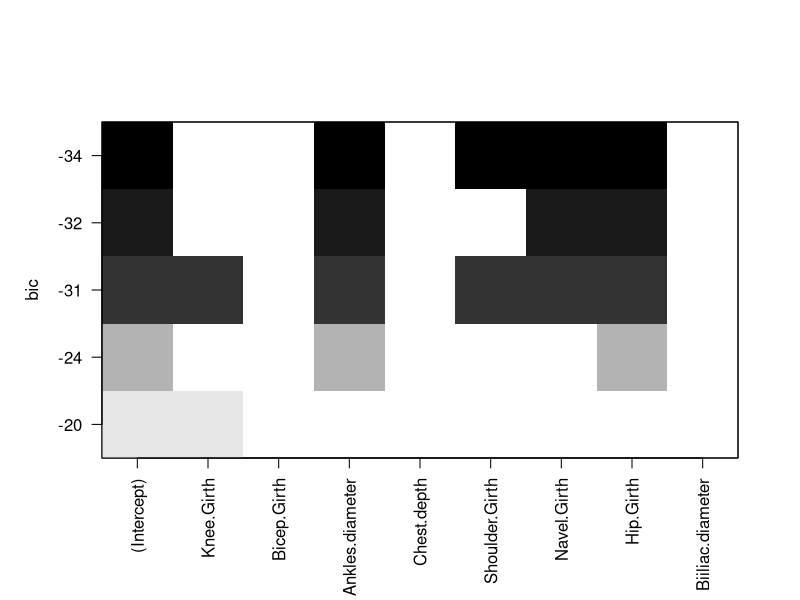

This chart was generated by the following R code:
library(tidyverse)

################################################################################
# Se pide construir un modelo de regresión lineal múltiple para predecir la
# variable respuesta, de acuerdo con las siguientes instrucciones:
# 1. Definir la semilla a utilizar, que corresponde a los últimos cuatro dígitos
#    del RUN (sin considerar el dígito verificador) del integrante de menor edad
#    del equipo.
# 2. Seleccionar una muestra de 50 mujeres (si la semilla es un número par) o 50
#    hombres (si la semilla es impar).
# 3. Seleccionar de forma aleatoria ocho posibles variables predictoras.
# 4. Seleccionar, de las otras variables, una que el equipo considere que podría
#    ser útil para predecir los diámetros de las rodillas (Knees.diameter),
#    justificando bien esta selección.
# 5. Usando el entorno R, construir un modelo de regresión lineal simple con el
#    predictor seleccionado en el paso anterior.
# 6. Usando herramientas para la exploración de modelos del entorno R, buscar
#    entre dos y cinco predictores de entre las variables seleccionadas al azar
#    en el punto 3, para agregar al modelo de regresión lineal simple obtenido
#    en el paso 5.
# 7. Evaluar los modelos y “arreglarlos” en caso de que tengan algún problema
#    con las condiciones que deben cumplir.
# 8. Evaluar el poder predictivo del modelo en datos no utilizados para
#    construirlo (o utilizando validación cruzada).
################################################################################

# Fijar carpeta de trabajo.
setwd("D:/dropbox/Inferencia/Ejercicios prácticos 1-2022/EP13")
# Fijar semilla.
set.seed(1111)

# Cargar datos.
datos <- read.csv2("EP13 Datos.csv")

# Obtener muestra.
datos <- datos %>% filter(Gender == 1)
datos[["Gender"]] <- NULL
datos <- sample_n(datos, 50, replace = FALSE)

# Separar variable de respuesta.
respuesta <- datos[["Knees.diameter"]]
datos[["Knees.diameter"]] <- NULL

# Seleccionar 8 variables predictoras al azar y construir matriz de datos para
# RLM.
variables <- colnames(datos)
predictores <- sample(variables, 8, replace = FALSE)
cat("Predictores seleccionados al azar:\n")
print(predictores)
datos.rlm <- datos %>% select(predictores)
datos.rlm <- cbind(respuesta, datos.rlm)

# Los predictores seleccionados al azar para el modelo de regresión lineal
# múltiple son: Knee.Girth, Bicep.Girth, Ankles.diameter, Chest.depth,
# Shoulder.Girth, Navel.Girth, Hip.Girth, Biiliac.diameter.

# Evaluar correlación de las variables restantes con la respuesta.
datos <- datos %>% select(!predictores)
cat("\nMatriz de correlación:\n")
correlacion <- cor(datos, y = respuesta)
cat("\nMatriz de correlación:\n")
print(correlacion)

# El mejor predictor para un modelo de RLS es aquella variable con mayor
# correlación (directa o inversa) con la variable de respuesta. Armar conjunto
# de datos para RLS.
mejor <- which(correlacion == max(abs(correlacion)))
predictor <- rownames(correlacion)[mejor]
datos.rls <- datos %>% select(mejor)
datos.rls <- cbind(respuesta, datos.rls)

cat("\nVariable más correlacionada con el diámetro de las rodillas:",
    predictor, "\n\n\n\n")



################################################################################
# RLS
################################################################################

cat("-----------------------------------------------------------------------\n")
cat("Regresión lineal simple\n")
cat("-----------------------------------------------------------------------\n")

# Ajustar modelo de regresión lineal simple usando validación cruzada de 10
# pliegues.
library(caret)

rls <- train (respuesta ~ Thigh.Girth, data = datos.rls, method = "lm",
              trControl = trainControl(method = "cv", number = 10))

cat("\nModelo de regresión lineal simple\n")
print(summary(rls))

# Evaluar modelo.
# Obtener residuos y estadísticas de influencia de los casos.
eval.rls <- data.frame(predicted.probabilities = fitted(rls[["finalModel"]]))
eval.rls[["standardized.residuals"]] <- rstandard(rls[["finalModel"]])
eval.rls[["studentized.residuals"]] <-rstudent(rls[["finalModel"]])
eval.rls[["cooks.distance"]] <- cooks.distance(rls[["finalModel"]])
eval.rls[["dfbeta"]] <- dfbeta(rls[["finalModel"]])
eval.rls[["dffit"]] <- dffits(rls[["finalModel"]])
eval.rls[["leverage"]] <- hatvalues(rls[["finalModel"]])
eval.rls[["covariance.ratios"]] <- covratio(rls[["finalModel"]])

cat("Influencia de los casos:\n")

# 95% de los residuos estandarizados deberían estar entre −1.96 y +1.96, y 99%
# entre -2.58 y +2.58.
sospechosos1 <- which(abs(eval.rls[["standardized.residuals"]]) > 1.96)
cat("- Residuos estandarizados fuera del 95% esperado: ")
print(sospechosos1)

# Observaciones con distancia de Cook mayor a uno.
sospechosos2 <- which(eval.rls[["cooks.distance"]] > 1)
cat("- Residuos con distancia de Cook mayor que 1: ")
print(sospechosos2)

# Observaciones con apalancamiento superior al doble del apalancamiento
# promedio: (k + 1)/n.
apalancamiento.promedio <- ncol(datos.rls) / nrow(datos.rls)
sospechosos3 <- which(eval.rls[["leverage"]] > 2 * apalancamiento.promedio)

cat("- Residuos con apalancamiento fuera de rango (promedio = ",
    apalancamiento.promedio, "): ", sep = "")

print(sospechosos3)

# DFBeta debería ser < 1.
sospechosos4 <- which(apply(eval.rls[["dfbeta"]] >= 1, 1, any))
names(sospechosos4) <- NULL
cat("- Residuos con DFBeta mayor que 1: ")
print(sospechosos4)

# Finalmente, los casos no deberían desviarse significativamente
# de los límites recomendados para la razón de covarianza:
# CVRi > 1 + [3(k + 1)/n]
# CVRi < 1 – [3(k + 1)/n]
CVRi.lower <- 1 - 3 * apalancamiento.promedio
CVRi.upper <- 1 + 3 * apalancamiento.promedio

sospechosos5 <- which(eval.rls[["covariance.ratios"]] < CVRi.lower |
                        eval.rls[["covariance.ratios"]] > CVRi.upper)

cat("- Residuos con razón de covarianza fuera de rango ([", CVRi.lower, ", ",
    CVRi.upper, "]): ", sep = "")

print(sospechosos5)

sospechosos <- c(sospechosos1, sospechosos2, sospechosos3, sospechosos4,
                 sospechosos5)

sospechosos <- sort(unique(sospechosos))
cat("\nResumen de observaciones sospechosas:\n")

print(round(eval.rls[sospechosos,
                     c("cooks.distance", "leverage", "covariance.ratios")],
            3))

# Si bien hay algunas observaciones que podrían considerarse atípicas, la
# distancia de Cook para todas ellas se aleja bastante de 1, por lo que no
# deberían ser causa de preocupación.

# Ahora bien, podría ser preocupante que el modelo explica apenas 40,91% de la
# variabilidad en el rendimiento, por lo que su bondad de ajuste es bajo con
# respecto a las observaciones.



################################################################################
# RLM
################################################################################

cat("\n\n\n")
cat("-----------------------------------------------------------------------\n")
cat("Regresión lineal múltiple\n")
cat("-----------------------------------------------------------------------\n")

# Seleccionar mejores predictores para modelo de regresión lineal múltiple
# usando el método de todos los subconjuntos.
library(leaps)

rlm.inicial <- regsubsets(respuesta ~ ., data = datos.rlm, nbest = 1, nvmax = 5,
                          method = "exhaustive")

plot(rlm.inicial)

# De acuerdo a la exploración de todos los subconjuntos, el mejor modelo con
# entre 2 y 5 variables es aquel que usa como predictores el diámetro de los
# tobillos y el grosor de las caderas.

# Ajustar el modelo con los mejores predictores usando validación cruzada de 10
# pliegues.
rlm <- train (respuesta ~ Ankles.diameter + Hip.Girth, data = datos.rlm,
              method = "lm",
              trControl = trainControl(method = "cv", number = 10))

cat("\nModelo de regresión lineal múltiple\n")
print(summary(rlm))

# Evaluar modelo.
# Obtener residuos y estadísticas de influencia de los casos.
eval.rlm <- data.frame(predicted.probabilities = fitted(rlm[["finalModel"]]))
eval.rlm[["standardized.residuals"]] <- rstandard(rlm[["finalModel"]])
eval.rlm[["studentized.residuals"]] <-rstudent(rlm[["finalModel"]])
eval.rlm[["cooks.distance"]] <- cooks.distance(rlm[["finalModel"]])
eval.rlm[["dfbeta"]] <- dfbeta(rlm[["finalModel"]])
eval.rlm[["dffit"]] <- dffits(rlm[["finalModel"]])
eval.rlm[["leverage"]] <- hatvalues(rlm[["finalModel"]])
eval.rlm[["covariance.ratios"]] <- covratio(rlm[["finalModel"]])

cat("Influencia de los casos:\n")

# 95% de los residuos estandarizados deberían estar entre −1.96 y +1.96, y 99%
# entre -2.58 y +2.58.
sospechosos1 <- which(abs(eval.rlm[["standardized.residuals"]]) > 1.96)
cat("- Residuos estandarizados fuera del 95% esperado: ")
print(sospechosos1)

# Observaciones con distancia de Cook mayor a uno.
sospechosos2 <- which(eval.rlm[["cooks.distance"]] > 1)
cat("- Residuos con distancia de Cook mayor que 1: ")
print(sospechosos2)

# Observaciones con apalancamiento superior al doble del apalancamiento
# promedio: (k + 1)/n.
apalancamiento.promedio <- ncol(datos.rlm) / nrow(datos.rlm)
sospechosos3 <- which(eval.rlm[["leverage"]] > 2 * apalancamiento.promedio)

cat("- Residuos con apalancamiento fuera de rango (promedio = ",
    apalancamiento.promedio, "): ", sep = "")

print(sospechosos3)

# DFBeta debería ser < 1.
sospechosos4 <- which(apply(eval.rlm[["dfbeta"]] >= 1, 1, any))
names(sospechosos4) <- NULL
cat("- Residuos con DFBeta mayor que 1: ")
print(sospechosos4)

# Finalmente, los casos no deberían desviarse significativamente
# de los límites recomendados para la razón de covarianza:
# CVRi > 1 + [3(k + 1)/n]
# CVRi < 1 – [3(k + 1)/n]
CVRi.lower <- 1 - 3 * apalancamiento.promedio
CVRi.upper <- 1 + 3 * apalancamiento.promedio

sospechosos5 <- which(eval.rlm[["covariance.ratios"]] < CVRi.lower |
                        eval.rlm[["covariance.ratios"]] > CVRi.upper)

cat("- Residuos con razón de covarianza fuera de rango ([", CVRi.lower, ", ",
    CVRi.upper, "]): ", sep = "")

print(sospechosos5)

sospechosos <- c(sospechosos1, sospechosos2, sospechosos3, sospechosos4,
                 sospechosos5)

sospechosos <- sort(unique(sospechosos))
cat("\nResumen de observaciones sospechosas:\n")

print(round(eval.rlm[sospechosos,
                     c("cooks.distance", "leverage", "covariance.ratios")],
            3))

# Si bien hay algunas observaciones que podrían considerarse atípicas, la
# distancia de Cook para todas ellas se aleja bastante de 1, por lo que no
# deberían ser causa de preocupación.

# En este caso, el modelo explica 51,19% de la variabilidad en el rendimiento,
# lo que sugiere que se ajusta mejor a los datos que el modelo de RLS.

library(car)
cat("\nIndependencia de los residuos\n")
print(durbinWatsonTest(rlm[["finalModel"]]))

# Puesto que la prueba de Durbin-Watson entrega p = 0,466, podemos concluir que
# los residuos son independientes.
